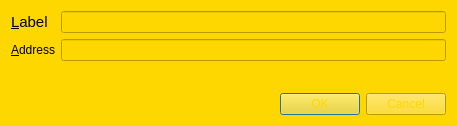
<?xml version="1.0" encoding="UTF-8"?>
<ui version="4.0">
 <class>EditAddressDialog</class>
 <widget class="QDialog" name="EditAddressDialog">
  <property name="geometry">
   <rect>
    <x>0</x>
    <y>0</y>
    <width>457</width>
    <height>126</height>
   </rect>
  </property>
  <property name="windowTitle">
   <string>Edit Address</string>
  </property>
  <property name="styleSheet">
   <string notr="true">background-color: rgb(255, 215, 0);</string>
  </property>
  <layout class="QVBoxLayout" name="verticalLayout">
   <item>
    <layout class="QFormLayout" name="formLayout">
     <property name="fieldGrowthPolicy">
      <enum>QFormLayout::AllNonFixedFieldsGrow</enum>
     </property>
     <item row="0" column="0">
      <widget class="QLabel" name="label">
       <property name="text">
        <string>&lt;html&gt;&lt;head/&gt;&lt;body&gt;&lt;p&gt;&lt;span style=&quot; font-size:11pt;&quot;&gt;&amp;amp;Label&lt;/span&gt;&lt;/p&gt;&lt;/body&gt;&lt;/html&gt;</string>
       </property>
       <property name="buddy">
        <cstring>labelEdit</cstring>
       </property>
      </widget>
     </item>
     <item row="0" column="1">
      <widget class="QLineEdit" name="labelEdit">
       <property name="toolTip">
        <string>The label associated with this address book entry</string>
       </property>
      </widget>
     </item>
     <item row="1" column="0">
      <widget class="QLabel" name="label_2">
       <property name="styleSheet">
        <string notr="true">font: 11pt &quot;MS Shell Dlg 2&quot;;</string>
       </property>
       <property name="text">
        <string>&amp;Address</string>
       </property>
       <property name="buddy">
        <cstring>addressEdit</cstring>
       </property>
      </widget>
     </item>
     <item row="1" column="1">
      <widget class="QLineEdit" name="addressEdit">
       <property name="toolTip">
        <string>The address associated with this address book entry. This can only be modified for sending addresses.</string>
       </property>
      </widget>
     </item>
    </layout>
   </item>
   <item>
    <widget class="QDialogButtonBox" name="buttonBox">
     <property name="styleSheet">
      <string notr="true">color: rgb(255, 215, 0);
background-image: url(:/icons/background1);</string>
     </property>
     <property name="orientation">
      <enum>Qt::Horizontal</enum>
     </property>
     <property name="standardButtons">
      <set>QDialogButtonBox::Cancel|QDialogButtonBox::Ok</set>
     </property>
    </widget>
   </item>
  </layout>
 </widget>
 <resources/>
 <connections>
  <connection>
   <sender>buttonBox</sender>
   <signal>accepted()</signal>
   <receiver>EditAddressDialog</receiver>
   <slot>accept()</slot>
   <hints>
    <hint type="sourcelabel">
     <x>248</x>
     <y>254</y>
    </hint>
    <hint type="destinationlabel">
     <x>157</x>
     <y>274</y>
    </hint>
   </hints>
  </connection>
  <connection>
   <sender>buttonBox</sender>
   <signal>rejected()</signal>
   <receiver>EditAddressDialog</receiver>
   <slot>reject()</slot>
   <hints>
    <hint type="sourcelabel">
     <x>316</x>
     <y>260</y>
    </hint>
    <hint type="destinationlabel">
     <x>286</x>
     <y>274</y>
    </hint>
   </hints>
  </connection>
 </connections>
</ui>
